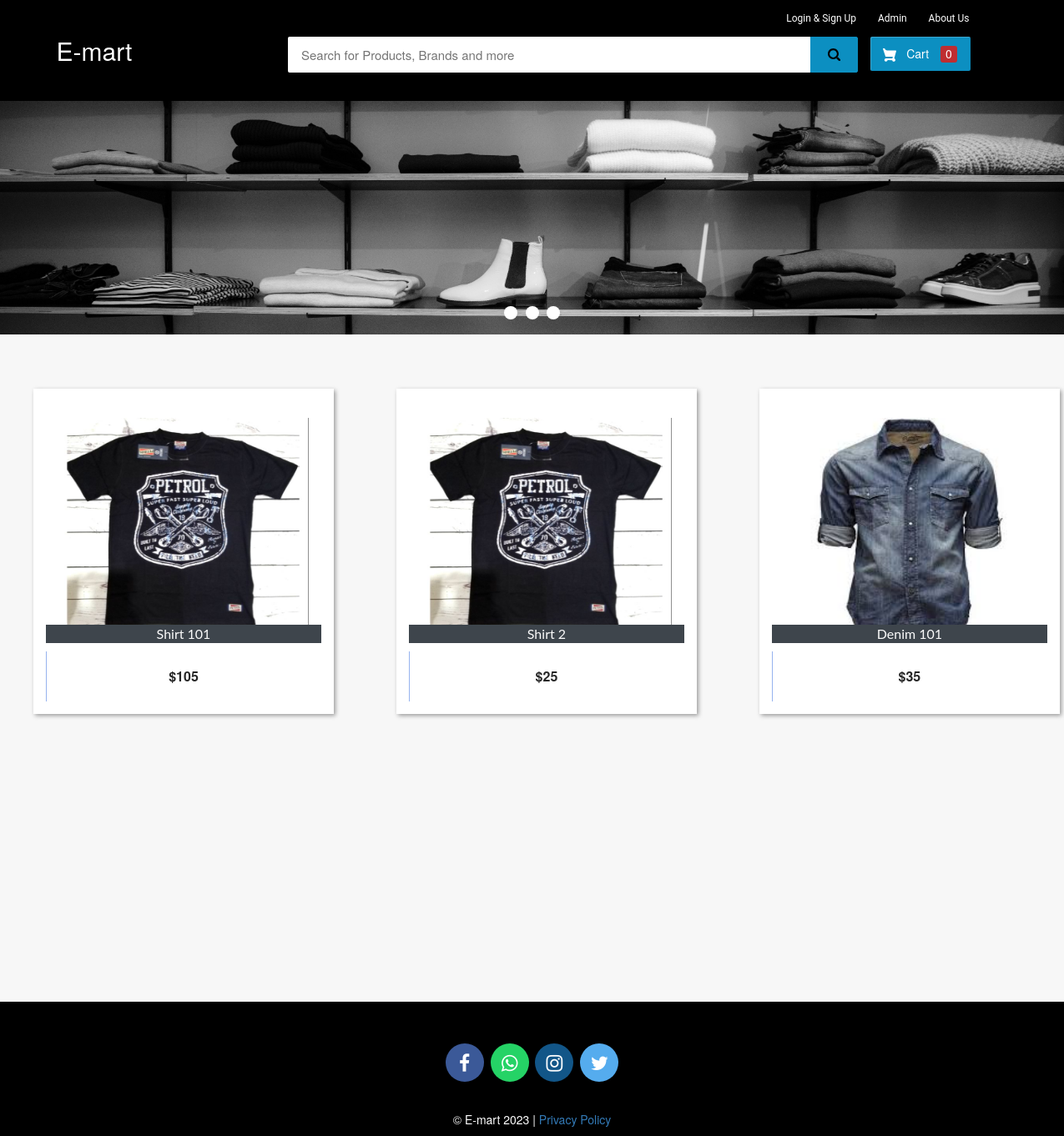
The page / on the database its author committed.
### ecom/models.py (models this page shows, shortened)
class Product(models.Model):
    name=models.CharField(max_length=40)
    product_image= models.ImageField(upload_to='product_image/',null=True,blank=True)
    price = models.PositiveIntegerField()
    description=models.CharField(max_length=40)

### ecom/views.py (the view)
# urls.py: path('',views.home_view,name=''),
def home_view(request):
    products=models.Product.objects.all()
    if 'product_ids' in request.COOKIES:
        product_ids = request.COOKIES['product_ids']
        counter=product_ids.split('|')
        product_count_in_cart=len(set(counter))
    else:
        product_count_in_cart=0
    if request.user.is_authenticated:
        return HttpResponseRedirect('afterlogin')
    return render(request,'ecom/index.html',{'products':products,'product_count_in_cart':product_count_in_cart})

### templates/ecom/index.html (shortened to what this page needs)
{% extends 'ecom/homebase.html' %}
{% load static %}
{% block content %}
<div class="row">
  <div class="col-md-12">
    <div class="slider-container">
      <div class="menu">
        <label for="slide-dot-1"></label>
        <label for="slide-dot-2"></label>
        <label for="slide-dot-3"></label>
      </div>
        <div class="slide slide-1"></div>
    </div>
  </div>
</div>
{% if products %}
<br>
  <div class="row">
      {% for p in products %}
      <div class="column">
      <div class="container page-wrapper" style="width: 450px;">
        <div class="page-inner">
          <div class="row">
            <div class="el-wrapper">
              <div class="box-up">
                <img class="img" src="{% static p.product_image.url %}" alt="product pic" height="300px" width="300px">
                <div class="img-info">
                  <div class="info-inner">
                    <span style="background-color:#3e454c; color:fbfbfb;"class="p-company">{{p.name}}</span>
                  </div>
                </div>
              </div>
              <div class="box-down">
                <a class="cart" href="{% url 'add-to-cart' p.id  %}">
                  <span class="price">${{p.price}}</span>
                  <span class="add-to-cart">
                    <span class="txt"><i class="fa fa-shopping-cart"></i> Add To Cart</span>
                  </span>
                </a>
              </div>
            </div>
          </div>
        </div>
      </div>
      </div>
{% if forloop.counter|divisibleby:"3" %}
    </div>
{% endif %}
  {% endfor %}
{% else %}
<h3 style="text-align:center; color:#3E454C;">No Search Found</h3>
{% endif %}
<br><br><br>
<br><br><br><br><br><br><br><br><br><br><br><br>
{% endblock content %}

### templates/ecom/homebase.html (shortened to what this page needs)
<html>
{% load static %}
<head>
<link rel="stylesheet" href="https://maxcdn.bootstrapcdn.com/bootstrap/3.3.0/css/bootstrap.min.css">
<link rel="stylesheet" href="https://maxcdn.bootstrapcdn.com/font-awesome/4.7.0/css/font-awesome.min.css">
</head>
<body>
  {% if request.user.is_authenticated %}
    {% include "ecom/customer_navbar.html" %}
  {% else%}
  <div id="navbar">
    <div class="container">
        <div class="row row1">
            <ul class="largenav pull-right">
              <li class="upper-links dropdown"><a class="links" href="">Login & Sign Up</a>
              </li>
                <li class="upper-links"><a class="links" href="/adminclick">Admin</a></li>
                <li class="upper-links"><a class="links" href="/aboutus">About Us</a></li>
            </ul>
        </div>
        <div class="row row2">
            <div class="col-sm-3">
                <h2 style="margin:0px;"><a style="text-decoration:none; color:white;" href="/"><span class="largenav">E-mart </span></a></h2>
            </div>
            <div class="navbar-search smallsearch col-sm-7 col-xs-11">
              <form  action="/search" method="get">
                <div class="row"> <input class="navbar-input col-xs-11" type="search" value="{% if search_text %}{{ search_text }}{% endif %}" placeholder="Search for Products, Brands and more" name="query" id="query">
                  <button class="navbar-button col-xs-1" type="submit">
                  </button>
                </div>
              </form>
            </div>
            <div class="cart1 largenav col-sm-2"> <a class="cart-button" href="/cart">  Cart <span class="item-number ">{{ product_count_in_cart }}</span> </a> </div>
        </div>
    </div>
</div>
  {% endif %}
{% block content %}
{% endblock content %}
<br><br><br>
<footer>
  <br>
  <p>
    <a href="https://www.facebook.com" target= '_blank' class="fa fa-facebook"></a>
    <a href="https://www.whatsapp.com" target= '_blank' class="fa fa-whatsapp"></a>
    <a href="https://www.instagram.com" target= '_blank' class="fa fa-instagram"></a>
    <a href="https://www.twitter.com" target= '_blank' class="fa fa-twitter"></a>
  </p>
  <br>
  <div class="container">
    <div class="row">
      <div class="col-md-12 col-sm-12">
        <div style="color:#ffffff;" class="wow fadeInUp footer-copyright">
          <p>&copy; E-mart 2023 | <a href="#" target="_blank" rel="noopener noreferrer">Privacy Policy</a></p>
        </div>
      </div>
    </div>
  </div>
</footer>
</body>
</html>

### templates/ecom/homebase.html (style rules this page uses)
body { background-color: #f7f7f7; }
#navbar { background-color: #000000; color: white; }
.row1 { padding-top: 10px; padding-right: 50px }
.row2 { padding-bottom: 20px }
.navbar-input { padding: 11px 16px; border-radius: 2px 0 0 2px; border: 0 none; outline: 0 none; font-size: 15px; color:#000 }
.navbar-button { background-color: #0c8fc1; border: 1px solid #0c8fc1; border-radius: 0 2px 2px 0; color: #ffffff; padding: 10px 0; height: 43px; cursor: pointer; }
.cart-button { background-color: #0c8fc1; box-shadow: 0 4px 4px 0 rgb(0 0 0 / 23%), inset 1px 1px 0 0 hsl(0deg 0% 100% / 20%); padding: 10px 0; text-align: center; height: 41px; border-radius: 2px; font-weight: 500; width: 120px; display: inline-block; color: #FFFFFF; text-decoration: none; color: inherit; border: none; outline: none; }
.cart-svg { display: inline-block; width: 16px; height: 16px; vertical-align: middle; margin-right: 8px }
.item-number { border-radius: 3px; background-color: rgb(207 37 37 / 92%); height: 20px; padding: 3px 6px; font-weight: 500; display: inline-block; color: #fff; line-height: 12px; margin-left: 10px; }
.upper-links { display: inline-block; padding: 0 11px; line-height: 23px; font-family: 'Roboto', sans-serif; letter-spacing: 0; color: inherit; border: none; outline: none; font-size: 12px }
.dropdown { position: relative; display: inline-block; margin-bottom: 0px }
.links { color: #fff; text-decoration: none }
.largenav { display: none }
.smallsearch { margin-left: 15px; margin-top: 15px }
.menu { cursor: pointer }
footer { padding: 0px 0px 0px 0px; background-color: black; margin: 0px; }
.fa { font-size: 23px; width: 2em; height: 2em; text-align: center; text-decoration: none; margin: 5px 2px; border-radius: 50%; padding-top: 0.5em; }
.fa-facebook { background: #3B5998; color: white; margin-top: 30px; }
.fa-whatsapp { background: #25d366; color: white; }
.fa-twitter { background: #55ACEE; color: white; }
.fa-instagram { background: #125688; color: white; }
p { text-align: center; }
@media screen and (min-width: 768px) { .largenav { display: block } }
@media screen and (min-width: 768px) { .smallsearch { margin: 0px } }

### rows shown on the page
Product: product_image (picture), name "Shirt 101", price "105"
Product: product_image (picture), name "Shirt 2", price "25"
Product: product_image (picture), name "Denim 101", price "35"

### other values the page prints
{{ product_count_in_cart }} "0"
